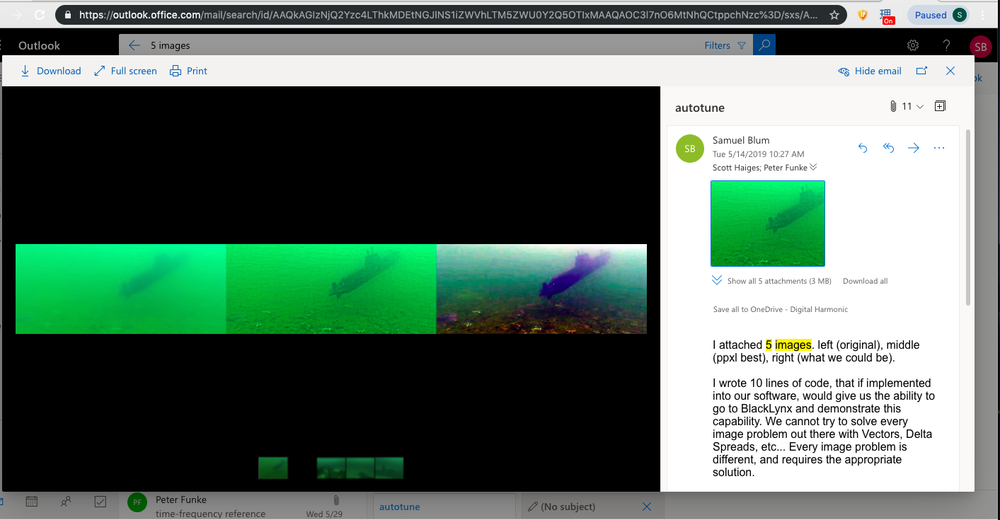
#> input picture underwater.png, 1000 x 520 px, shrunk from 1413 x 735 before the run
$ python weatherDetector.py --input underwater.png
#> lines starting #> are read from the running program, lines starting #| are printed output that depends on the picture; long printed decimals are rounded
from __future__ import print_function
from PIL import Image
import numpy as np
import argparse
import cv2
import os
import matplotlib.pyplot as plt

def main(args):

    nightlevel = 0
    hazelevel = 0

    image = args.input

    im = Image.open(image)
#> im is the input picture: PIL image 1000x520 RGBA; mean R, G, B, A 91.9, 111, 99.7, 255
    im_original = cv2.imread(image)

    im_grey = im.convert('LA') # convert to grayscale
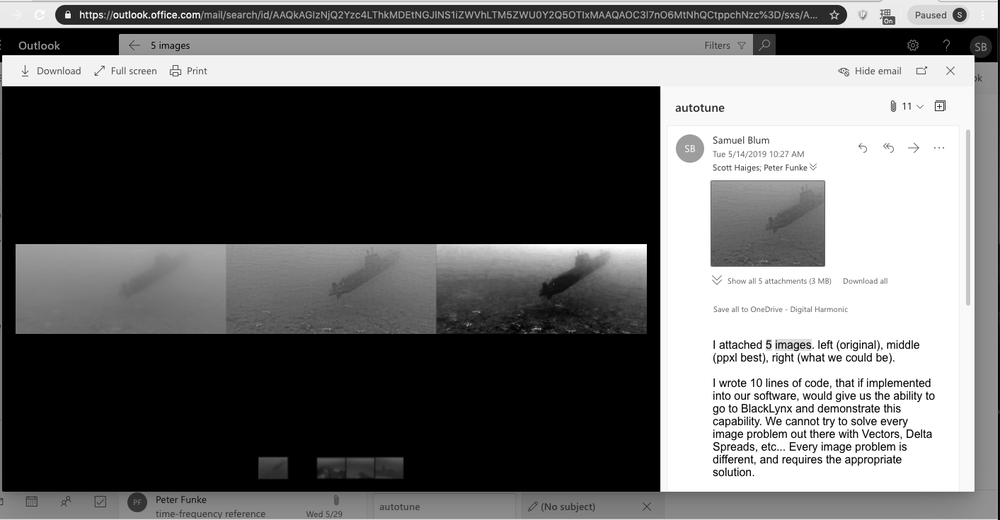
#> im_grey: PIL image 1000x520 LA; mean R, G, B, A 104, 104, 104, 255
    width, height = im.size
#> width = 1000; height = 520

    # compute average pixel intensity value
    total = 0
    for i in range(0, width):
       for j in range(0, height):
            total += im_grey.getpixel((i,j))[0]
#> after the loop, total = 54081627

    mean = total / (width * height)
#> mean = 104

    # Detect Night
    if mean < 100:
         nightlevel = 100 / mean

    # Automatically adjust gamma
    if nightlevel > 0:
         im_enhanced = automated_gamma_correction(im_original,gamma=(2))
         command = "ffmpeg -i " + image + \
                         " -vf drawtext='fontfile=/Library/Fonts/Verdana.ttf:\
                           text=" + "Ambient Light = " + str(mean) + " " + \
                          ":x=(w-tw)/2:y=(h-th)/2' \
                           output.jpg"
         os.system(command)

    # Detect Haze
    if mean > 100:
         hazelevel = 25.5 - 255 / mean
#> hazelevel = 23.05

    # Automatically adjust gamma
    if hazelevel > 0:
         im_enhanced = automated_gamma_correction(im_original,gamma=(1/hazelevel))
#> in automated_gamma_correction, `return cv2.LUT(image, table)`:
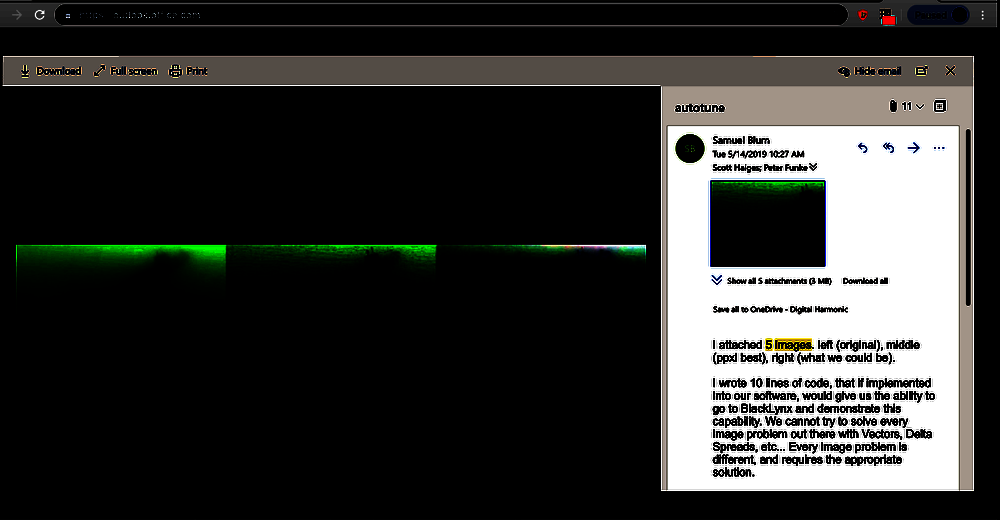
#> returned value: shape (520, 1000, 3); mean of channels 0, 1, 2 50.1, 52.4, 51.8; drawn as B, G, R
         command = "ffmpeg -i " + image + \
                         " -vf drawtext='fontfile=/Library/Fonts/Verdana.ttf:\
                           text=" + "Haze Level = " + str(mean) + " " + \
                          ":x=(w-tw)/2:y=(h-th)/2' \
                           output.jpg"
         os.system(command)

    # Detect underwater level
    totalred = 0
    for i in range(0, width):
       for j in range(0, height):
            totalred += im.getpixel((i,j))[0]
#> after the loop, totalred = 47813422

    # Underwater images have significant levels of green
    meanred = totalred / (width * height)
#> meanred = 91.95

    # Apply red filter automatically for underwater
    # compute average pixel red channel intensity value
    if mean < 100:
         im_enhanced = automated_color_correction(im_original)
         command = "ffmpeg -i " + image + \
                         " -vf drawtext='fontfile=/Library/Fonts/Verdana.ttf:\
                           text=" + "Underwater Depth = " + str(mean) + " ft" + \
                          ":x=(w-tw)/2:y=(h-th)/2' \
                           output.jpg"
         os.system(command)

    print("Night level is " + str(nightlevel))
    print("Haze level is " + str(hazelevel))
#| Haze level is 23.048
    print("Underwater level is " + str(meanred))
#| Underwater level is 91.949

def automated_gamma_correction(image, gamma=1.0):

    # build a lookup table mapping the pixel values [0, 255] to
    # their adjusted gamma values
    invGamma = 1.0 / gamma
    table = np.array([((i / 255.0) ** invGamma) * 255
	  for i in np.arange(0, 256)]).astype("uint8")
    # apply gamma correction using the lookup table
    return cv2.LUT(image, table)

def automated_color_correction(image):

    x = []
    # get the histogram for each channel
    for i in cv2.split(image):
            hist, bins = np.histogram(i, 256, (0, 256))
            # discard colors at each end of the histogram which are used by only 0.05%
            tmp = np.where(hist > hist.sum() * 0.00001)[0]
            i_min = tmp.min()
            i_max = tmp.max()
            # stretch hist
            tmp = (i.astype(np.int32) - i_min) / (i_max - i_min) * 255
            tmp = np.clip(tmp, 0, 255)
            x.append(tmp.astype(np.uint8))
    return np.dstack(x)

if __name__ == '__main__':

    parser = argparse.ArgumentParser()

    parser.add_argument('--input', type=str)

    args = parser.parse_args()
    main(args)
